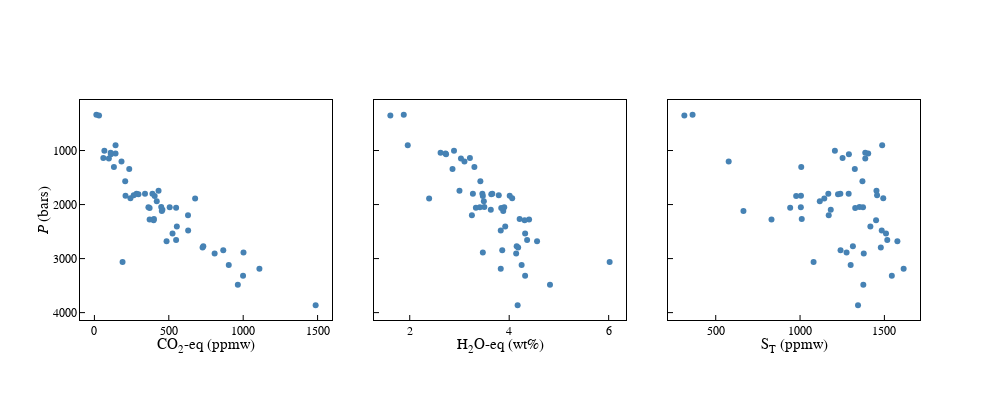

The cell this chart's notebook holds for it:
### Markdown cell above
And we can plot these against the volatile content.
This shows that the pressure is mostly controlled by CO2 and H2O content, which are correlated.

### Code cell
fig = make_subplots(rows=1, cols=3, shared_yaxes = True, shared_xaxes = False,vertical_spacing=0.08, horizontal_spacing=0.05)

lw = 3
syms = 10
lc1 = "steelblue"

data1 = results

r = 1
# P vs. CO2
c = 1
fig.add_trace(go.Scatter(mode = "markers", x=data1['CO2T-eq_ppmw'], y=data1['P_bar'], line_color = lc1, line_width = lw,line_dash = "solid"), row = r, col = c)
fig.update_xaxes(title = "CO<sub>2</sub>-eq (ppmw)", row = r, col = c)
fig.update_yaxes(title = "<i>P</i> (bars)", autorange = 'reversed', row = r, col = c)

# P vs. H2O
c = 2
fig.add_trace(go.Scatter(mode = "markers", x=data1['H2OT-eq_wtpc'], y=data1['P_bar'], line_color = lc1, line_width = lw,line_dash = "solid"), row = r, col = c)
fig.update_xaxes(title = "H<sub>2</sub>O-eq (wt%)", row = r, col = c)

# P vs. S
c = 3
fig.add_trace(go.Scatter(mode = "markers", x=data1['ST_ppmw'], y=data1['P_bar'], line_color = lc1, line_width = lw,line_dash = "solid"), row = r, col = c)
fig.update_xaxes(title = "S<sub>T</sub> (ppmw)", row = r, col = c)

fig.update_layout(height=400, width=1000, plot_bgcolor='rgb(255,255,255)' , showlegend = False)

fig.update_xaxes(showline=True, linewidth=1, linecolor='black', mirror=True, ticks="inside", ticklen=5, title_standoff = 0, tickcolor="black",title_font=dict(size=15, family='Helvetica', color='black'), tickfont=dict(family='Helvetica', color='black', size=12))
fig.update_yaxes(showline=True, linewidth=1, linecolor='black', mirror=True, ticks="inside", ticklen=5, title_standoff = 0, tickcolor="black",title_font=dict(size=15, family='Helvetica', color='black'), tickfont=dict(family='Helvetica', color='black', size=12))

fig.update_layout(font_family="Helvetica",font_color="black")

fig.show()

### Figure 1 — Plotly figure (JSON) as saved in the notebook; plotly's stock layout.template omitted (floating-point values rounded to 4 significant figures)
{"data": [{"line": {"color": "steelblue", "dash": "solid", "width": 3}, "mode": "markers", "type": "scatter", "x": [13, 31, 189, 371, 449, 207, 405, 142, 629, 142, 485, 419, 431, 131, 457, 903, 549, 400, 209, 182, 453, 363, 808, 340, 296, 549, 1002, 732, 525, 999, 677, 234, 964, 283, 554, 371, 506, 67, 60, 109, 97, 111, 866, 390, 242, 727, 398, 630, 1487, 1109, 264], "xaxis": "x", "y": [337.8, 351.8, 3061.0, 2279.0, 2043.0, 1571.0, 1841.0, 903.7, 2199.0, 1056.0, 2679.0, 1939.0, 1746.0, 1304.0, 2095.0, 3120.0, 2654.0, 2268.0, 1838.0, 1202.0, 2120.0, 2048.0, 2905.0, 1798.0, 1810.0, 2060.0, 2888.0, 2770.0, 2537.0, 3319.0, 1889.0, 1342.0, 3483.0, 1800.0, 2406.0, 2064.0, 2049.0, 1003.0, 1138.0, 1043.0, 1147.0, 1069.0, 2846.0, 1802.0, 1884.0, 2794.0, 2289.0, 2479.0, 3864.0, 3186.0, 1828.0], "yaxis": "y"}, {"line": {"color": "steelblue", "dash": "solid", "width": 3}, "mode": "markers", "type": "scatter", "x": [1.88, 1.61, 6.02, 4.4, 3.5, 3.42, 3.47, 1.96, 3.25, 2.72, 4.56, 3.49, 3, 3.3, 3.63, 4.25, 4.36, 4.21, 4.01, 3.1, 3.88, 3.9, 4.14, 3.46, 3.64, 3.33, 3.47, 4.15, 4.32, 4.32, 2.39, 2.86, 4.82, 3.66, 3.92, 3.84, 3.41, 2.89, 3.21, 2.62, 3.03, 2.73, 3.86, 3.27, 4.06, 4.18, 4.31, 3.83, 4.17, 3.83, 3.79], "xaxis": "x2", "y": [337.8, 351.8, 3061.0, 2279.0, 2043.0, 1571.0, 1841.0, 903.7, 2199.0, 1056.0, 2679.0, 1939.0, 1746.0, 1304.0, 2095.0, 3120.0, 2654.0, 2268.0, 1838.0, 1202.0, 2120.0, 2048.0, 2905.0, 1798.0, 1810.0, 2060.0, 2888.0, 2770.0, 2537.0, 3319.0, 1889.0, 1342.0, 3483.0, 1800.0, 2406.0, 2064.0, 2049.0, 1003.0, 1138.0, 1043.0, 1147.0, 1069.0, 2846.0, 1802.0, 1884.0, 2794.0, 2289.0, 2479.0, 3864.0, 3186.0, 1828.0], "yaxis": "y2"}, {"line": {"color": "steelblue", "dash": "solid", "width": 3}, "mode": "markers", "type": "scatter", "x": [362.8, 314.0, 1080.0, 830.7, 1352.0, 1370.0, 976.9, 1487.0, 1170, 1404, 1577, 1117, 1453, 1007, 1182, 1300, 1517, 1010, 1005.0, 577.0, 664.5, 1005.0, 1378.0, 1168.0, 1225.0, 941.4, 1276.0, 1313.0, 1510.0, 1544.0, 1144.0, 1325.0, 1375.0, 1239.0, 1417.0, 1327.0, 1373.0, 1206.0, 1252.0, 1386.0, 1387.0, 1290.0, 1240.0, 1288.0, 1493.0, 1479.0, 1451.0, 1484.0, 1344.0, 1614.0, 1457.0], "xaxis": "x3", "y": [337.8, 351.8, 3061.0, 2279.0, 2043.0, 1571.0, 1841.0, 903.7, 2199.0, 1056.0, 2679.0, 1939.0, 1746.0, 1304.0, 2095.0, 3120.0, 2654.0, 2268.0, 1838.0, 1202.0, 2120.0, 2048.0, 2905.0, 1798.0, 1810.0, 2060.0, 2888.0, 2770.0, 2537.0, 3319.0, 1889.0, 1342.0, 3483.0, 1800.0, 2406.0, 2064.0, 2049.0, 1003.0, 1138.0, 1043.0, 1147.0, 1069.0, 2846.0, 1802.0, 1884.0, 2794.0, 2289.0, 2479.0, 3864.0, 3186.0, 1828.0], "yaxis": "y3"}], "layout": {"font": {"color": "black", "family": "Helvetica"}, "height": 400, "plot_bgcolor": "rgb(255,255,255)", "showlegend": false, "width": 1000, "xaxis": {"anchor": "y", "domain": [0, 0.3], "linecolor": "black", "linewidth": 1, "mirror": true, "showline": true, "tickcolor": "black", "tickfont": {"color": "black", "family": "Helvetica", "size": 12}, "ticklen": 5, "ticks": "inside", "title": {"font": {"color": "black", "family": "Helvetica", "size": 15}, "standoff": 0, "text": "CO<sub>2</sub>-eq (ppmw)"}}, "xaxis2": {"anchor": "y2", "domain": [0.35, 0.65], "linecolor": "black", "linewidth": 1, "mirror": true, "showline": true, "tickcolor": "black", "tickfont": {"color": "black", "family": "Helvetica", "size": 12}, "ticklen": 5, "ticks": "inside", "title": {"font": {"color": "black", "family": "Helvetica", "size": 15}, "standoff": 0, "text": "H<sub>2</sub>O-eq (wt%)"}}, "xaxis3": {"anchor": "y3", "domain": [0.7, 1], "linecolor": "black", "linewidth": 1, "mirror": true, "showline": true, "tickcolor": "black", "tickfont": {"color": "black", "family": "Helvetica", "size": 12}, "ticklen": 5, "ticks": "inside", "title": {"font": {"color": "black", "family": "Helvetica", "size": 15}, "standoff": 0, "text": "S<sub>T</sub> (ppmw)"}}, "yaxis": {"anchor": "x", "autorange": "reversed", "domain": [0, 1], "linecolor": "black", "linewidth": 1, "mirror": true, "showline": true, "tickcolor": "black", "tickfont": {"color": "black", "family": "Helvetica", "size": 12}, "ticklen": 5, "ticks": "inside", "title": {"font": {"color": "black", "family": "Helvetica", "size": 15}, "standoff": 0, "text": "<i>P</i> (bars)"}}, "yaxis2": {"anchor": "x2", "domain": [0, 1], "linecolor": "black", "linewidth": 1, "matches": "y", "mirror": true, "showline": true, "showticklabels": false, "tickcolor": "black", "tickfont": {"color": "black", "family": "Helvetica", "size": 12}, "ticklen": 5, "ticks": "inside", "title": {"font": {"color": "black", "family": "Helvetica", "size": 15}, "standoff": 0}}, "yaxis3": {"anchor": "x3", "domain": [0, 1], "linecolor": "black", "linewidth": 1, "matches": "y", "mirror": true, "showline": true, "showticklabels": false, "tickcolor": "black", "tickfont": {"color": "black", "family": "Helvetica", "size": 12}, "ticklen": 5, "ticks": "inside", "title": {"font": {"color": "black", "family": "Helvetica", "size": 15}, "standoff": 0}}}}
